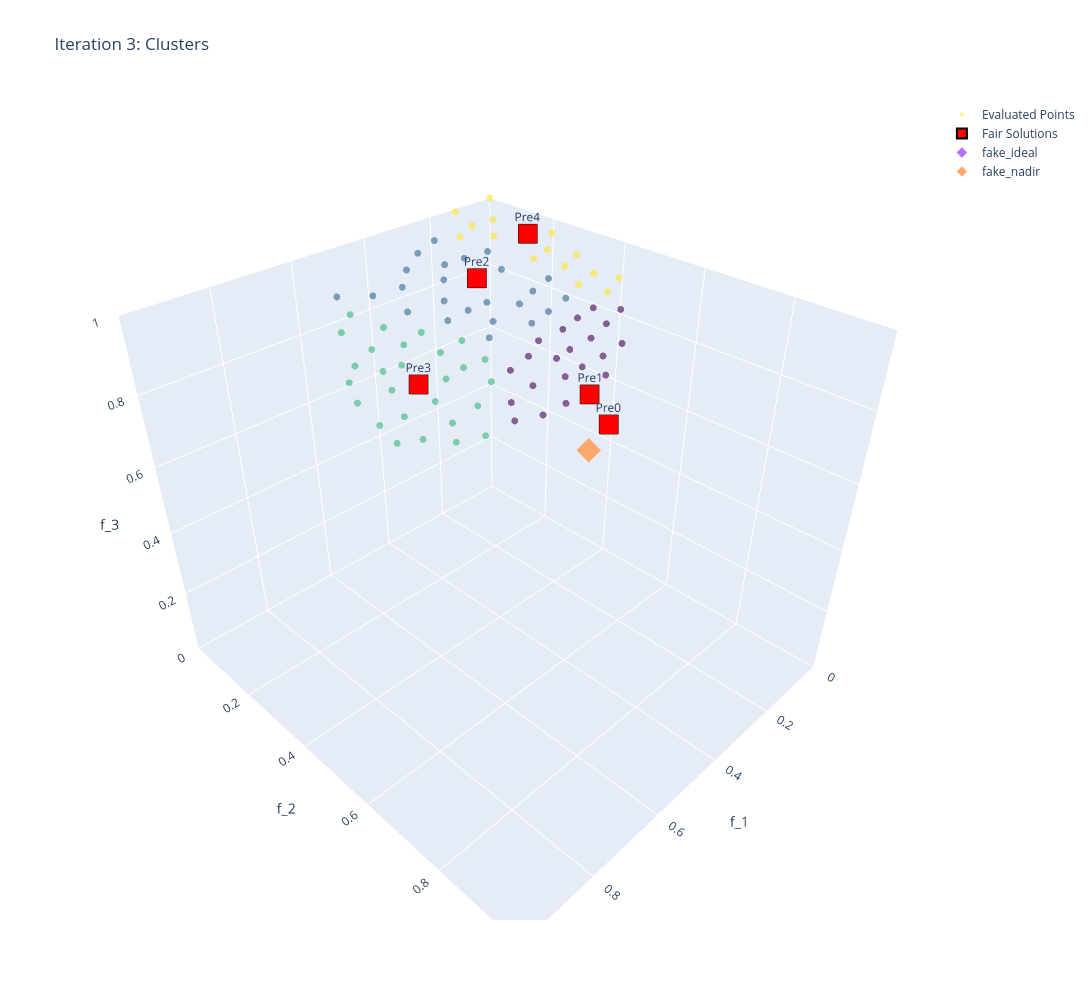

The cell this chart's notebook holds for it:
### Markdown cell above
# RUN the voting & visualizations

### Code cell
points_matrix, centers_matrix, cluster_labels = find_candidates(fav_results_3)

all_points = fav_results_3.GPRMResults.raw_results.evaluated_points
fairs = fav_results_3.fair_solutions

visualize_3d_clusters(fav_options_3.GPRMoptions, points_matrix, centers_matrix, cluster_labels, len(fairs), 3)

### Figure 1 — Plotly figure (JSON) as saved in the notebook; plotly's stock layout.template omitted (floating-point values rounded to 4 significant figures)
{"data": [{"marker": {"color": [4, 3, 1, 2, 4, 4, 2, 1, 4, 3, 3, 4, 4, 1, 2, 1, 3, 4, 2, 1, 3, 3, 3, 3, 2, 1, 1, 2, 4, 2, 4, 2, 4, 2, 3, 3, 1, 4, 2, 3, 2, 4, 3, 1, 2, 3, 3, 4, 1, 3, 2, 4, 3, 2, 3, 2, 4, 1, 2, 3, 2, 4, 1, 3, 2, 3, 2, 2, 3, 4, 2, 4, 1, 2, 3, 1, 1, 3, 2, 4, 3, 2, 4, 1, 4, 1, 3, 3, 1, 1, 2, 1, 3, 2, 2, 4, 1, 3, 1, 4], "colorscale": [[0, "#440154"], [0.1111, "#482878"], [0.2222, "#3e4989"], [0.3333, "#31688e"], [0.4444, "#26828e"], [0.5556, "#1f9e89"], [0.6667, "#35b779"], [0.7778, "#6ece58"], [0.8889, "#b5de2b"], [1, "#fde725"]], "opacity": 0.6, "size": 4}, "mode": "markers", "name": "Evaluated Points", "text": ["Cluster: 4", "Cluster: 3", "Cluster: 1", "Cluster: 2", "Cluster: 4", "Cluster: 4", "Cluster: 2", "Cluster: 1", "Cluster: 4", "Cluster: 3", "Cluster: 3", "Cluster: 4", "Cluster: 4", "Cluster: 1", "Cluster: 2", "Cluster: 1", "Cluster: 3", "Cluster: 4", "Cluster: 2", "Cluster: 1", "Cluster: 3", "Cluster: 3", "Cluster: 3", "Cluster: 3", "Cluster: 2", "Cluster: 1", "Cluster: 1", "Cluster: 2", "Cluster: 4", "Cluster: 2", "Cluster: 4", "Cluster: 2", "Cluster: 4", "Cluster: 2", "Cluster: 3", "Cluster: 3", "Cluster: 1", "Cluster: 4", "Cluster: 2", "Cluster: 3", "Cluster: 2", "Cluster: 4", "Cluster: 3", "Cluster: 1", "Cluster: 2", "Cluster: 3", "Cluster: 3", "Cluster: 4", "Cluster: 1", "Cluster: 3", "Cluster: 2", "Cluster: 4", "Cluster: 3", "Cluster: 2", "Cluster: 3", "Cluster: 2", "Cluster: 4", "Cluster: 1", "Cluster: 2", "Cluster: 3", "Cluster: 2", "Cluster: 4", "Cluster: 1", "Cluster: 3", "Cluster: 2", "Cluster: 3", "Cluster: 2", "Cluster: 2", "Cluster: 3", "Cluster: 4", "Cluster: 2", "Cluster: 4", "Cluster: 1", "Cluster: 2", "Cluster: 3", "Cluster: 1", "Cluster: 1", "Cluster: 3", "Cluster: 2", "Cluster: 4", "Cluster: 3", "Cluster: 2", "Cluster: 4", "Cluster: 1", "Cluster: 4", "Cluster: 1", "Cluster: 3", "Cluster: 3", "Cluster: 1", "Cluster: 1", "Cluster: 2", "Cluster: 1", "Cluster: 3", "Cluster: 2", "Cluster: 2", "Cluster: 4", "Cluster: 1", "Cluster: 3", "Cluster: 1", "Cluster: 4"], "type": "scatter3d", "x": [0.1195, 0.6433, 0.2519, 0.4936, -4.248e-09, 0.02403, 0.3183, 0.4618, -4.248e-09, 0.5934, 0.4701, 0.1431, -1.394e-08, 0.201, 0.4018, 0.3506, 0.5455, -4.248e-09, 0.2539, 0.3609, 0.6412, 0.5001, 0.4435, 0.5676, 0.4075, 0.09943, 0.1667, 0.2231, 0.1263, 0.2889, 0.04986, 0.3697, 0.1456, 0.3332, 0.5379, 0.5555, 0.2725, 1.688e-05, 0.3034, 0.6032, 0.3791, 0.07855, 0.5844, 0.3238, 0.4536, 0.5207, 0.5013, -1.394e-08, 0.3879, 0.4948, 0.2248, 0.2006, 0.42, 0.4437, 0.5495, 0.3761, -3.055e-09, 0.4124, 0.2824, 0.4623, 0.2469, 0.09047, 0.2154, 0.5144, 0.1815, 0.5502, 0.2009, 0.3586, 0.6235, 0.1056, 0.3453, 0.06616, 0.1587, 0.2716, 0.6433, 0.3092, 0.2252, 0.4223, 0.1675, 0.08566, 0.6069, 0.2394, -4.958e-09, 0.4432, 0.09266, 0.2487, 0.5042, 0.4617, 0.3994, 0.1508, 0.2971, 0.3092, 0.5439, 0.361, 0.3144, 0.03017, 0.2801, 0.5692, 0.3093, 0.1458], "y": [0.0015, 0.3483, 0.5549, 0.003855, -1.319e-08, 0.407, 0.2892, 0.4975, -1.319e-08, 0.1725, 0.3013, 0.2648, -3.745e-09, 0.4371, 0.1185, 0.4339, 0.3602, -1.319e-08, 0.161, 0.5428, 0.2306, 0.1624, 0.4179, 0.4391, 0.2615, 0.4714, 0.5285, 0.3328, 0.3771, 0.3881, 0.3085, -4.048e-09, 0.1482, 0.1766, 0.2561, 0.08835, 0.4769, 8.643e-10, 0.06522, 0.3295, 0.3526, 0.1901, 0.2747, 0.5085, 0.0796, 0.474, 0.3475, -3.745e-09, 0.4792, 0.4288, 0.2443, 0.09651, 0.3784, 0.1779, 0.1783, 0.22, 0.2728, 0.5276, 0.2258, 0.2382, 0.06084, 0.09464, 0.4854, 0.07194, 0.3884, 0.4123, 0.1812, 0.08688, 0.1866, 0.3213, 0.3314, 0.3708, 0.4802, 0.3383, 0.2984, 0.56, 0.5256, 0.3161, 0.3281, 0.424, 0.3856, 0.3903, 0.3624, 0.4713, 0.2607, 0.4377, 0.2285, 0.3585, 0.4291, 0.4383, 0.1434, 0.4244, 0.3109, 0.2754, -3.181e-09, 0.2195, 0.5163, 0.2328, 0.473, 0.08173], "z": [0.9928, 0.6818, 0.7929, 0.8697, 1.0, 0.9131, 0.9028, 0.7344, 1.0, 0.7862, 0.8296, 0.9536, 1.0, 0.8767, 0.908, 0.8299, 0.7568, 1.0, 0.9537, 0.7584, 0.7319, 0.8506, 0.7929, 0.6964, 0.875, 0.8763, 0.8324, 0.9162, 0.9175, 0.8752, 0.9499, 0.9292, 0.9782, 0.9262, 0.8032, 0.8268, 0.8356, 1.0, 0.9506, 0.7263, 0.8556, 0.9786, 0.7635, 0.7979, 0.8876, 0.7101, 0.7924, 1.0, 0.7873, 0.7558, 0.9433, 0.9749, 0.8249, 0.8783, 0.8162, 0.9001, 0.9621, 0.7427, 0.9324, 0.8541, 0.9671, 0.9914, 0.8473, 0.8545, 0.9035, 0.7262, 0.9627, 0.9294, 0.7592, 0.9411, 0.878, 0.9263, 0.8627, 0.901, 0.7051, 0.7686, 0.8204, 0.8495, 0.9297, 0.9016, 0.6949, 0.889, 0.932, 0.7625, 0.961, 0.864, 0.8328, 0.8113, 0.8102, 0.8861, 0.944, 0.8511, 0.7795, 0.891, 0.9493, 0.9751, 0.8093, 0.7886, 0.825, 0.9859]}, {"marker": {"color": "red", "line": {"color": "black", "width": 2}, "size": 10, "symbol": "square"}, "mode": "markers+text", "name": "Fair Solutions", "text": ["Pre0", "Pre1", "Pre2", "Pre3", "Pre4"], "textposition": "top center", "type": "scatter3d", "x": [0.3179, 0.3092, 0.2824, 0.5439, 0.07855], "y": [0.6175, 0.56, 0.2258, 0.3109, 0.1901], "z": [0.7195, 0.7686, 0.9324, 0.7795, 0.9786]}, {"marker": {"color": "blue", "line": {"color": "white", "width": 2}, "size": 10, "symbol": "diamond"}, "mode": "markers+text", "name": "New Candidates", "text": [], "textposition": "top center", "type": "scatter3d", "x": [], "y": [], "z": []}, {"marker": {"symbol": "diamond"}, "mode": "markers", "name": "fake_ideal", "opacity": 0.9, "type": "scatter3d", "x": [-1.16e-08], "y": [-1.162e-08], "z": [0.4404]}, {"marker": {"symbol": "diamond"}, "mode": "markers", "name": "fake_nadir", "opacity": 0.9, "type": "scatter3d", "x": [0.4906], "y": [0.7017], "z": [0.7801]}], "layout": {"height": 1000, "scene": {"xaxis": {"range": [0, 1], "title": {"text": "f_1"}}, "yaxis": {"range": [0, 1], "title": {"text": "f_2"}}, "zaxis": {"range": [0, 1], "title": {"text": "f_3"}}}, "title": {"text": "Iteration 3: Clusters"}, "width": 1200}}
